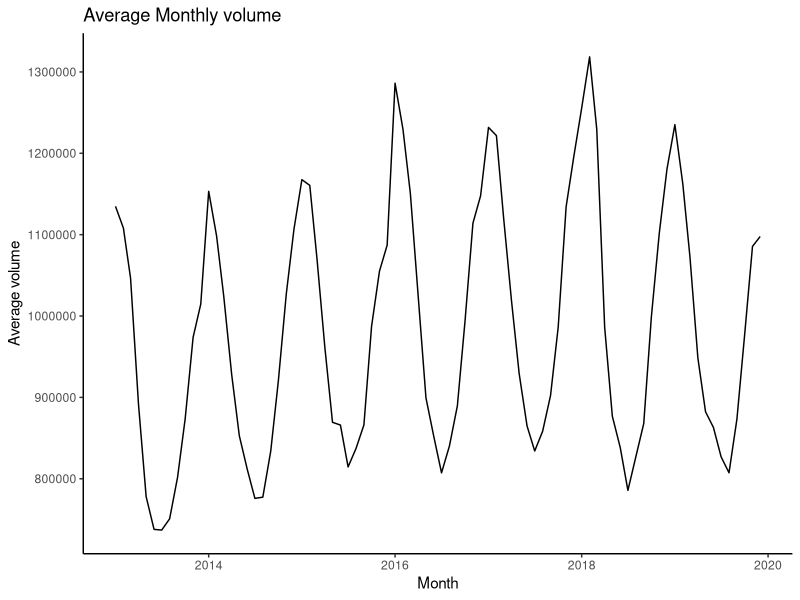
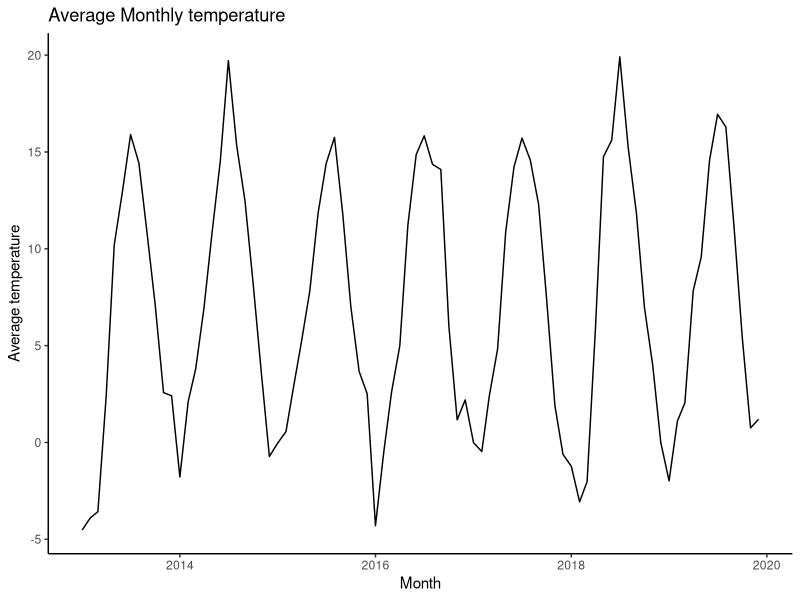
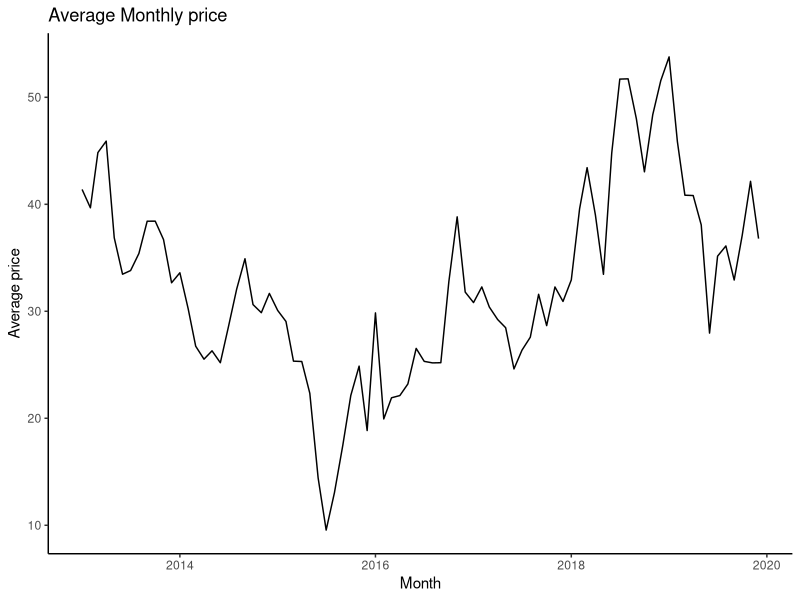
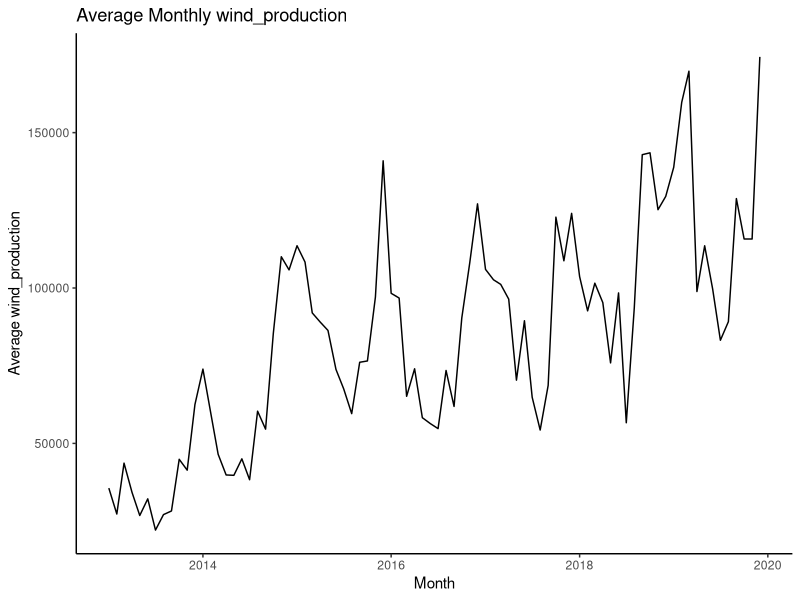

Source code (R) for these figures, in order:
## ---- chunk 1
# Loading required packages.
library(tidyverse)  # loads ggplot2, dplyr, readr
library(lubridate)  # for date/time manipulation

## ---- chunk 2
# Loading in the data
df <- read_csv("elmarket_13_19.csv")
## ---- chunk 3
# Creating a function that plots the average monthly data of a specified variable.
plot_avg_monthly <- function(data, variable) {
  
  # Check if the specified variable is valid
  if (variable %in% names(data)) {
    
    # Extract year and month, calculate the average per month
    avg_data <- data %>%
      mutate(year_month = floor_date(date, "month")) %>%
      group_by(year_month) %>%
      summarise(avg_var = mean(get(variable), na.rm = TRUE))
    
    # Plot
    p <- ggplot(avg_data, aes(x = year_month, y = avg_var)) +
      geom_line() +
      labs(y = paste("Average", variable),
           x = "Month",
           title = paste("Average Monthly", variable)) +
      theme_classic()
    return(p)
    
  # If the specified variable is invalid  
  } else {
    stop("Invalid variable name. Choose a variable present in the data frame.")
  }
}

# List of variables that we want to visualize monthly data
variable_list <- c("volume", "temperature", "price", "wind_production")

# Initialized list to store the plot objects
plot_list <- list()

# Looping through the variable list and applying the plot function for each variable
for (i in variable_list) {
  p <- plot_avg_monthly(data = df, variable = i)  # calling the monthly plot function
  plot_list[[i]] <- p                             # storing the plot in a list making it accessible later
  print(p)                                        # printing the plot
}
